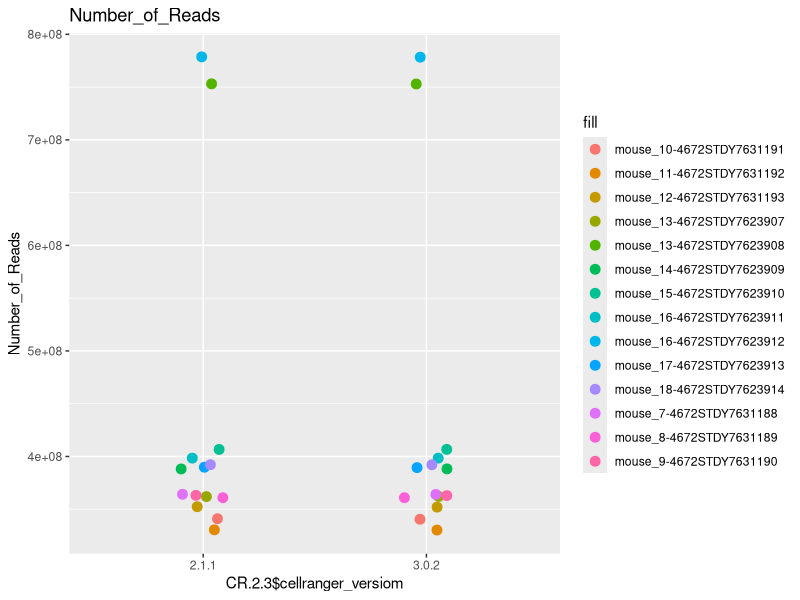
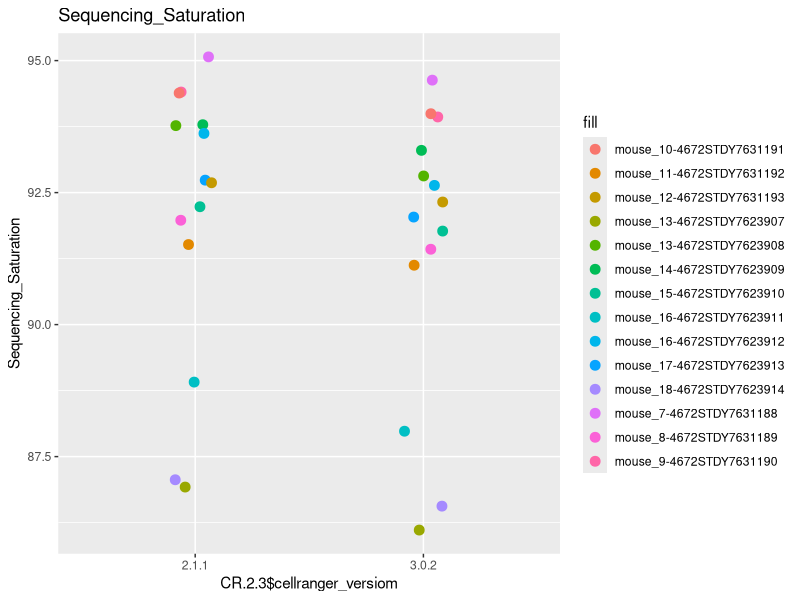
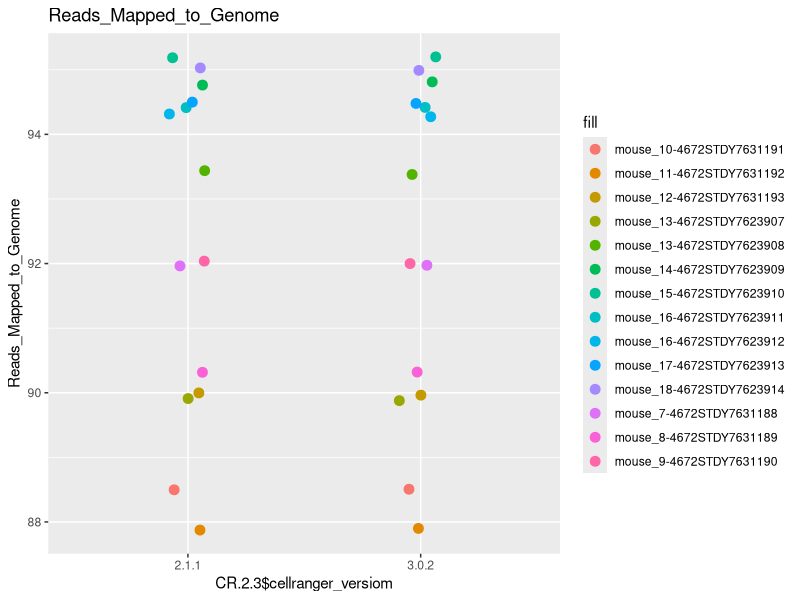
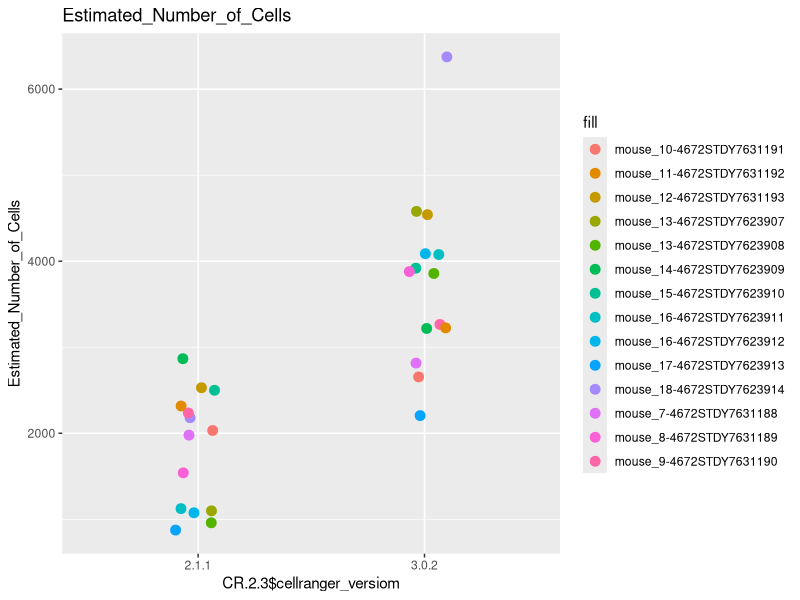
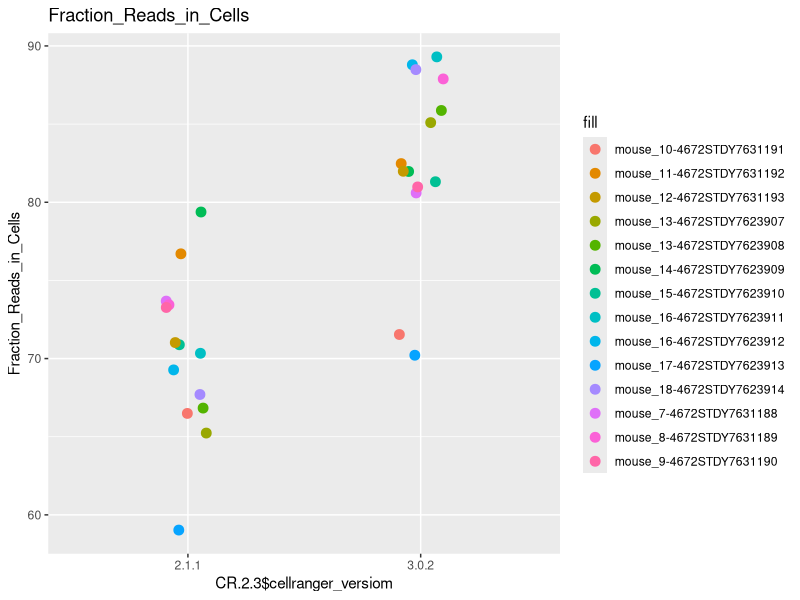
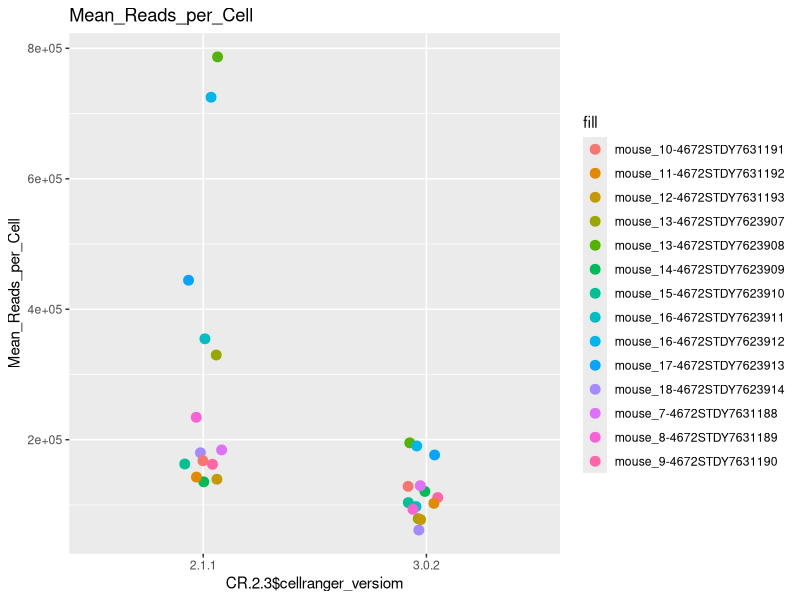
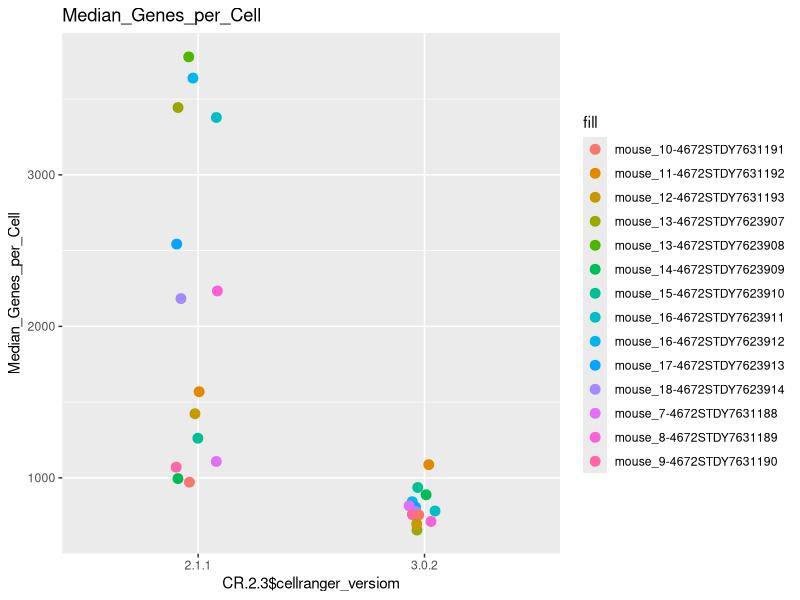
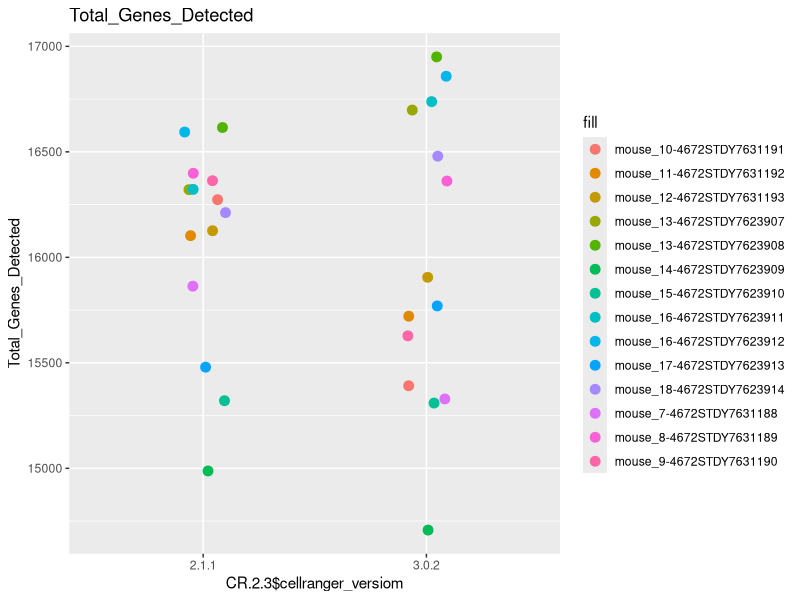

Write the R code that produced these figures, in order.
library(ggplot2)

setwd('/Users/fr7/git_repos/single_cell')
CR <- read.table('cellranger_metrics.tsv', header = T)
meta_data <- read.table('samples.txt',header=T)

#join cellranger table with meta data
CR <- merge(CR,meta_data,no.dups=TRUE)
#make a new column for mouse_id-sample_id (for plotting)
CR$mouse_id.sample_id <- paste0(CR$mouse_id,'-',CR$sample_id)

write.table(CR,'cellranger_metadata.tsv',sep="\t")

#select only samples that have been run with versions 2 AND 3.
CR.2.3 <- CR[0,]
for (i in unique(CR$sample_id)){
  versions <- CR[which(CR$sample_id == i), ]
  if ( '2.1.1' %in% versions$cellranger_versiom & '3.0.2' %in% versions$cellranger_versiom  ){
    CR.2.3 <- rbind(CR.2.3, CR[which(CR$sample_id == i & CR$cellranger_versiom == '3.0.2'), ] ,  CR[which(CR$sample_id == i & CR$cellranger_versiom == '2.1.1'), ] )
  }
}

#plotting function
get_dotplot<-function(data,x,y,fill,metric){
  g<-ggplot(data,aes(x,y, colour=fill)) +
  geom_jitter(width = 0.1, size = 3) +
  labs(title= metric, x= deparse(substitute(x)) , y = metric)
  return(g)
}

metrics<-c("Number_of_Reads","Sequencing_Saturation" ,"Reads_Mapped_to_Genome", "Estimated_Number_of_Cells" , "Fraction_Reads_in_Cells" , "Mean_Reads_per_Cell" , "Median_Genes_per_Cell" , "Total_Genes_Detected" , "Median_UMI_Counts_per_Cell" )

for (metric in metrics){
  y<-eval(parse(text= paste0("CR.2.3$",metric)))
  plot <- get_dotplot(CR.2.3,CR.2.3$cellranger_versiom,y,CR.2.3$mouse_id.sample_id,metric)
  assign(paste0(metric), plot)
# print(plot)
  pdf(paste0("QC_plots/",metric,".pdf") )
  print(plot)
  dev.off()
}




